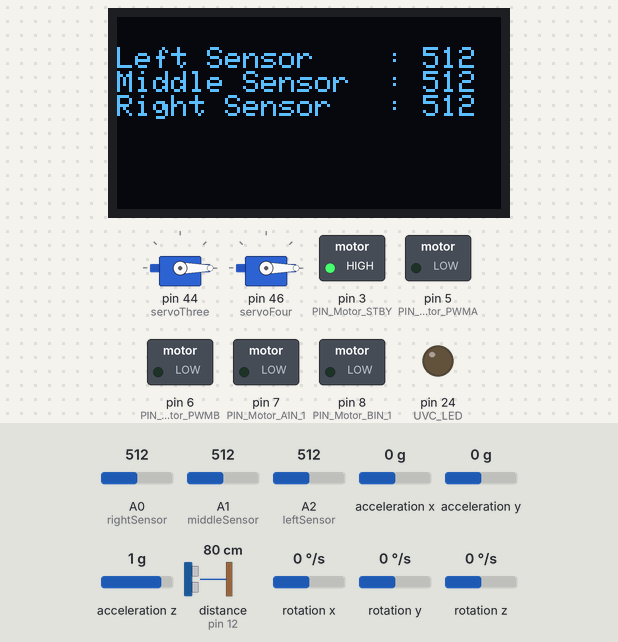
A sketch run on a simulated Arduino Mega 2560, built with avr-gcc and run on an emulated ATmega2560. Shown: 2 × servo, 128×64 one-colour display, switched loads named in the sketch (green lamp = pin HIGH), output pins drawn as LEDs (lit = HIGH). Wiring (inferred from the names in the program): ultrasonic range finder: trigger pin 13; echo pin 12. Inputs (shaded band) come from the test bench; at power-on: A0 (rightSensor) = 512, A1 (middleSensor) = 512, A2 (leftSensor) = 512, acceleration x 0 g, acceleration y 0 g, acceleration z 1 g, distance to the obstacle (sensor on pin 12) 80 cm, rotation x 0 °/s, rotation y 0 °/s, rotation z 0 °/s. The echo pulse lasts 58.3 µs per cm; pins used as bus, display or sensor lines are not drawn; what the sketch prints to the serial monitor is not drawn.

Above: at 1.7 s.
At 6.7 s:
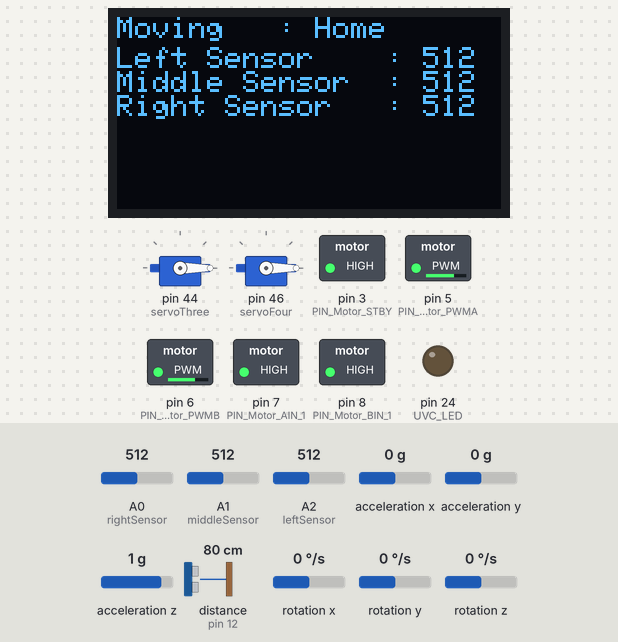
At 23.0 s:
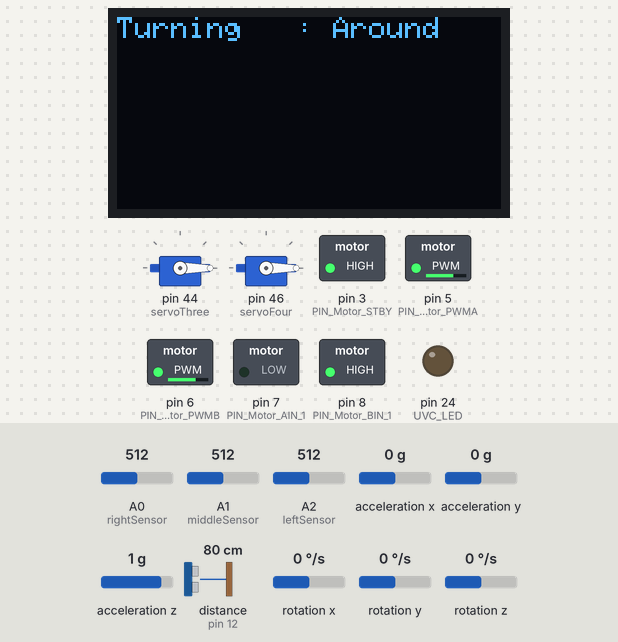
At 24.0 s:
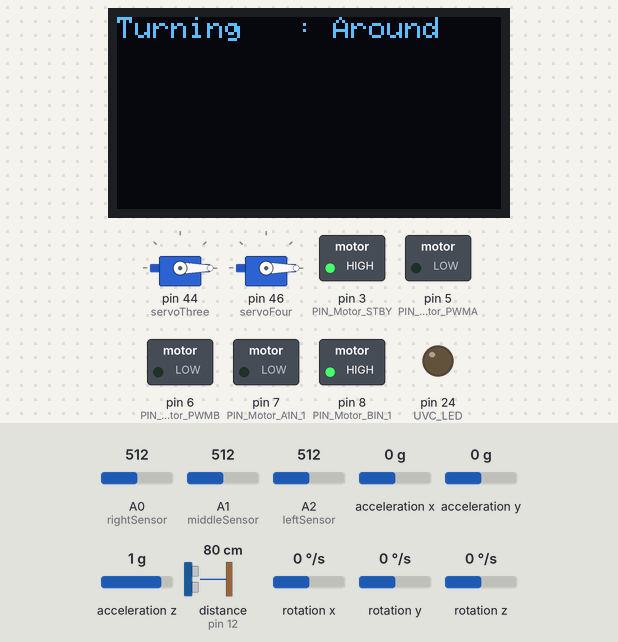
At 26.0 s:
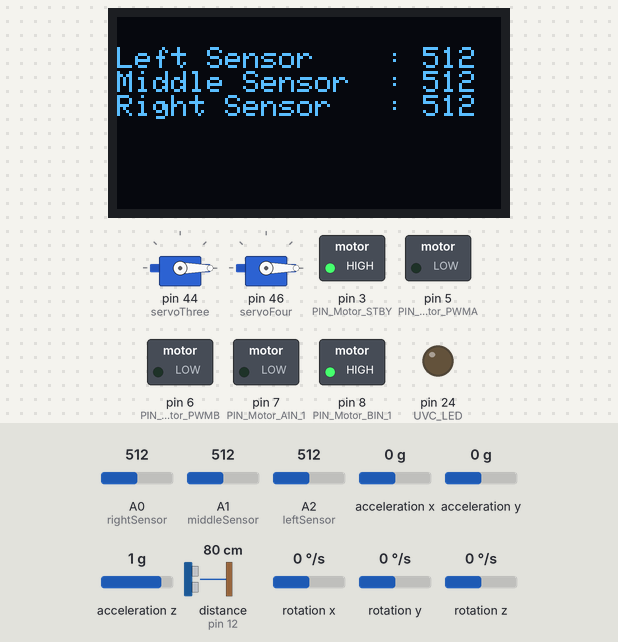
At 37.3 s:
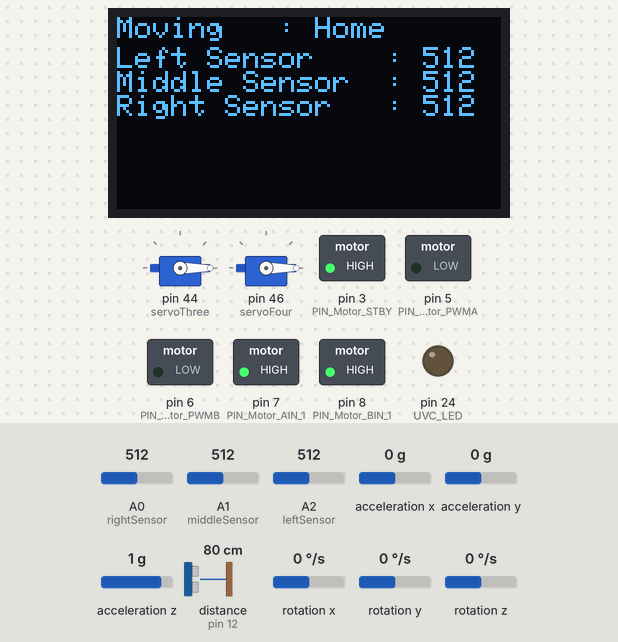
Timing chart, 0 to 38.8 s (numbered marks = the images above):
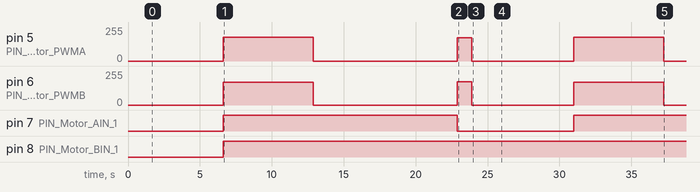

Measured:
- by itself, pin 7 (PIN_Motor_AIN_1): LOW → HIGH at 6.6 s, → LOW 16.3 s later, → HIGH 8.1 s later
- by itself, pin 8 (PIN_Motor_BIN_1): LOW → HIGH at 6.6 s
- by itself, pin 5 (PIN_Motor_PWMA): 0/255 → 178/255 at 6.6 s, → 0/255 6.3 s later, → 173/255 10.0 s later, → 0/255 1.0 s later, … (6 changes in this stretch)
- by itself, pin 6 (PIN_Motor_PWMB): 0/255 → 172/255 at 6.6 s, → 0/255 6.3 s later, → 176/255 10.0 s later, → 0/255 1.0 s later, … (6 changes in this stretch)
- what the display in image 0 shows lasts 5.0 s, from 1.6 s to 6.6 s
- what the display in image 1 shows lasts 16.3 s, from 6.6 s to 22.9 s
- what the display in image 2 shows lasts 3.1 s, from 22.9 s to 26.0 s

The sketch:

FSE_Sketch.ino
```cpp
//Servo Library
#include <Servo.h>
// SH1106 Library (OLED Screen) & Definitions
#include <SPI.h>
#include <Wire.h>
#include <Adafruit_GFX.h>
#include <Adafruit_SH1106.h>
//MPU6050
#include <MPU6050.h>
MPU6050 mpu;

#define OLED_RESET 23
Adafruit_SH1106 display(OLED_RESET);

#define NUMFLAKES 10
#define XPOS 0
#define YPOS 1
#define DELTAY 2

//LCD
#define LOGO16_GLCD_HEIGHT 16
#define LOGO16_GLCD_WIDTH  16

//UVC LED
#define UVC_LED 24

//UltraSonic
#define TRIG_PIN 13      // Trigger pin of HC-SR04
#define ECHO_PIN 12      // Echo pin of HC-SR04
#define MAX_DISTANCE 5.0  // Maximum distance to consider (in cm). Adjust as needed.

//LineTracker
#define rightSensor 54 //A0
#define middleSensor 55 //A1
#define leftSensor 56 //A2

//Servo Motor Variables
int servoThreePos = 0; //Lower rear Servo all the way left pans from 9 to 3 counter clockwise
int servoFourPos = 0; // Upper rear Servo all the way down pans from 9 to 3 counter clockwise
Servo servoThree;
Servo servoFour;
int servoThreeIncrement = 10;
int servoFourIncrement = 30;
bool run = true;
// Define motor pins

#define PIN_Voltage  57 // A3
#define PIN_Motor_PWMA 5
#define PIN_Motor_PWMB 6
#define PIN_Motor_BIN_1 8
#define PIN_Motor_AIN_1 7
#define PIN_Motor_STBY 3


// SH1106 OLED Screen Variables
static const unsigned char PROGMEM logo16_glcd_bmp[] =
{ B00000000, B11000000,
  B00000001, B11000000,
  B00000001, B11000000,
  B00000011, B11100000,
  B11110011, B11100000,
  B11111110, B11111000,
  B01111110, B11111111,
  B00110011, B10011111,
  B00011111, B11111100,
  B00001101, B01110000,
  B00011011, B10100000,
  B00111111, B11100000,
  B00111111, B11110000,
  B01111100, B11110000,
  B01110000, B01110000,
  B00000000, B00110000 };

#if (SH1106_LCDHEIGHT != 64)
#error("Height incorrect, please fix Adafruit_SH1106.h!");
#endif


/*  Pant Tilt UV-C LED Function
*   Controls the tilt and traverse angles
*   of servo motors 3 & 4. Motors traverse
*   at increments until they are both at 180.
*   At which point the loop ends.
*/

void printServoLEDPos() {
    display.clearDisplay();  // Clear the previous display
    Serial.println("PrintLEDPOS()");
    // Set the cursor to the current Y position
    display.setCursor(0, 10);

    // Print your data
    display.print("Servo Three: ");
    display.println(servoThreePos);
    display.print("Servo Four: ");
    display.println(servoFourPos);

    display.display(); // Update the display with new data
}
float readUltrasonicDistance() {
  Serial.println("readUltrasonicDistance()");
  digitalWrite(TRIG_PIN, LOW);
  delayMicroseconds(2);
  digitalWrite(TRIG_PIN, HIGH);
  delayMicroseconds(10);
  digitalWrite(TRIG_PIN, LOW);

  long duration = pulseIn(ECHO_PIN, HIGH);
  float distance = (duration * 0.0344) / 2.0;

  return distance;
}
bool movementDetected(float distance){
  Serial.println("movementDetected()");
  if (distance <= 5.0) {
    display.println(distance);
    ucv_LED_Shutdown();
    Serial.println("Movement Detected");
    return false;
  }
  return true;
}
void ucv_LED_Shutdown(){
  Serial.println("ucv_LED_Shutdown()");
    Serial.println("UV-C OFF");
    digitalWrite(UVC_LED, LOW);
    display.setCursor(0, 0);
    display.clearDisplay();
    display.println("UV-C OFF");
    delay(1000);
    display.setCursor(0, 0);
    display.clearDisplay();
    //Reset values of Servo Pos and return
    servoThreePos = 0;
    servoFourPos = 0;
    servoThree.write(servoThreePos);
    servoFour.write(servoFourPos);
}

void panTiltLED() {
    do {
    Serial.println("panTiltLEDloop()");
    float distance = readUltrasonicDistance();
    bool movement = movementDetected(distance);
    if (!movement){
      Serial.println("false");
      distance = readUltrasonicDistance();
      movementDetected(distance);
      break;
    }
    digitalWrite(UVC_LED, HIGH);
    servoThree.write(servoThreePos);
    printServoLEDPos();

    if(servoThreePos == 180 && servoFourPos == 180 ){
      //Clear Display and Turn LED OFF
      ucv_LED_Shutdown();
      Serial.println("Break");
      break;
    }
    //increment ServoFour
    if (servoThreePos == 180) {
      //Increment ServoFour 30 degrees
        servoFourPos += servoFourIncrement;
        if (servoFourPos >= 180) {
            servoFourPos = 180;
        }
        servoFour.write(servoFourPos);
    }
    //Increment Servo 3
    servoThreePos += servoThreeIncrement;
    if (servoThreePos == 0) {
      //Increment ServoFour 30 degrees
        servoFourPos += servoFourIncrement;
        if (servoFourPos >= 180) {
            servoFourPos = 180;
        }
        servoFour.write(servoFourPos);
    }
    // Bounds check for servoThree
    if (servoThreePos > 180) {
        servoThreePos = 170;
        servoThreeIncrement = -10;
    }
    else if (servoThreePos < 0){
        servoThreePos = 10;
        servoThreeIncrement = 10;
    }
    delay(500);
  } while (true);
}
//Function for MPU6050
void moveForward(int pause) {
  Serial.println("MoveForward()");
  display.setCursor(0, 0);
  display.println("Moving   : Forward");
  display.display();
  digitalWrite(PIN_Motor_AIN_1, HIGH);
  digitalWrite(PIN_Motor_BIN_1, HIGH);
  analogWrite(PIN_Motor_PWMA, 177);
  analogWrite(PIN_Motor_PWMB, 172);
  delay(pause);
  display.clearDisplay();
}

void moveHome(int pause) {
  display.setCursor(0, 0);
  display.println("Moving   : Home");
  display.display();
  digitalWrite(PIN_Motor_AIN_1, HIGH);
  digitalWrite(PIN_Motor_BIN_1, HIGH);
  analogWrite(PIN_Motor_PWMA, 178);
  analogWrite(PIN_Motor_PWMB, 172);
  delay(pause);
  display.clearDisplay();
}

void moveBackward() {
  display.setCursor(0, 0);
  display.println("Moving   : Backward");
  display.display();
  digitalWrite(PIN_Motor_AIN_1, LOW);
  digitalWrite(PIN_Motor_BIN_1, LOW);
  analogWrite(PIN_Motor_PWMA, 165);
  analogWrite(PIN_Motor_PWMB, 176);
  delay(500);
  display.clearDisplay();
}
void turnAround() {
  display.setCursor(0, 0);
  display.println("Turning   : Around");
  display.display();
  digitalWrite(PIN_Motor_AIN_1, LOW);
  digitalWrite(PIN_Motor_BIN_1, HIGH);
  analogWrite(PIN_Motor_PWMA, 173);
  analogWrite(PIN_Motor_PWMB, 176);
  delay(1010);
  display.clearDisplay();
}
void turnRight() {
  display.setCursor(0, 0);
  display.println("Turning   : Right");
  display.display();
  digitalWrite(PIN_Motor_AIN_1, LOW);
  digitalWrite(PIN_Motor_BIN_1, HIGH);
  analogWrite(PIN_Motor_PWMA, 175);
  analogWrite(PIN_Motor_PWMB, 173);
  delay(575);
  display.clearDisplay();
}
void turnLeft() {
  display.setCursor(0, 0);
  display.println("Turning   : Left");
  display.display();
  digitalWrite(PIN_Motor_AIN_1, HIGH);
  digitalWrite(PIN_Motor_BIN_1, LOW);
  analogWrite(PIN_Motor_PWMA, 170);
  analogWrite(PIN_Motor_PWMB, 175);
  delay(570);
  display.clearDisplay();
}

void enterRoom(){
  turnLeft();
  stopMotors();
  delay(1000);

  moveForward(1200);
  stopMotors();
  delay(1000);

  turnAround();
  stopMotors();
  delay(1000);
  panTiltLED();
}

void exitRoom(){
  moveForward(1200);
  stopMotors();
  delay(1000);

  turnLeft();
  stopMotors();
  delay(1000);
}

void lastRoom(){
  moveForward(1300);
  stopMotors();
  delay(1000);

  turnRight();
  stopMotors();
  delay(1000);
}

void returnToBase(){
  moveHome(6250);
  stopMotors();
  delay(10000);

  turnAround();
  stopMotors();
  delay(1000);
}
void halfRightForward() {
  digitalWrite(PIN_Motor_AIN_1, HIGH);
  digitalWrite(PIN_Motor_BIN_1, HIGH);
  analogWrite(PIN_Motor_PWMA, 170);
  analogWrite(PIN_Motor_PWMB, 150);
}

void halfRightBackward() {
  digitalWrite(PIN_Motor_AIN_1, LOW);
  digitalWrite(PIN_Motor_BIN_1, LOW);
  analogWrite(PIN_Motor_PWMA, 170);
  analogWrite(PIN_Motor_PWMB, 150);
}

void halfLeftForward() {
  digitalWrite(PIN_Motor_AIN_1, HIGH);
  digitalWrite(PIN_Motor_BIN_1, HIGH);
  analogWrite(PIN_Motor_PWMA, 150);
  analogWrite(PIN_Motor_PWMB, 176);
}

void halfLeftBackward() {
  digitalWrite(PIN_Motor_AIN_1, LOW);
  digitalWrite(PIN_Motor_BIN_1, LOW);
  analogWrite(PIN_Motor_PWMA, 150);
  analogWrite(PIN_Motor_PWMB, 176);
}
void stopMotors() {
  analogWrite(PIN_Motor_PWMA, 0);
  analogWrite(PIN_Motor_PWMB, 0);
}
bool obstacleDetected(){
  Serial.println("ObstacleDetected()");
  float distance = readUltrasonicDistance();
  if (distance <= MAX_DISTANCE) {
    Serial.println(distance);
    stopMotors();
    delay(1000);
    turnAround();
    delay(1500);
    stopMotors();  // Finally, stop the robot.
    return true;

  }
  return false;
}
void printSensorVal(int leftSensorValue, int middleSensorValue, int rightSensorValue){
  display.clearDisplay();  // Clear the previous display

  // Set the cursor to the current Y position
  display.setCursor(0, 10);
  display.print("Left Sensor    : ");
  display.println(leftSensorValue);
  display.print("Middle Sensor  : ");
  display.println(middleSensorValue);
  display.print("Right Sensor   : ");
  display.println(rightSensorValue);

  display.display(); // Update the display with new data
}

void motorLinetrackTest(){
  while(true){
    Serial.println("motorLineTrackTest()");
    unsigned long startTime = millis();  // Capture the start time

    obstacleDetected();
    if (millis() - startTime > 120000) {  // Check if 2 minutes have passed
      break;  // Exit the loop
    }

    int leftSensorValue = analogRead(leftSensor);
    int rightSensorValue = analogRead(rightSensor);
    int middleSensorValue = analogRead(middleSensor);

    printSensorVal(leftSensorValue, middleSensorValue, rightSensorValue);

    delay(5000);
    returnToBase();
    break;
    moveForward(1500);
    stopMotors();
    delay(500);

    enterRoom();

    exitRoom();

    moveForward(2400);
    stopMotors();
    delay(500);

    enterRoom();

    exitRoom();

    moveForward(2400);
    stopMotors();
    delay(500);

    enterRoom();

    lastRoom();

    returnToBase();
    break;
  }

}

//Gyro Function
void gyroCorrection(){
  while (true){
    int16_t gx, gy, gz;
  mpu.getRotation(&gx, &gy, &gz);
  unsigned long startTime = millis();  // Capture the start time
  if (millis() - startTime > 120000) {  // Check if 2 minutes have passed
            break;  // Exit the loop
        }
  else {
    //Motor Test
    motorLinetrackTest();
    break;
    }
  }
}

void reInitScreen(){
  display.clearDisplay();
  display.setTextColor(WHITE);
  display.setTextSize(1.8);
  display.setCursor(0, 0);
}

void setup() {

  Wire.begin();
  Serial.begin(9600);
  //MPU6050 init
  mpu.initialize();
  Serial.println(mpu.testConnection() ? "MPU6050 connection successful" : "MPU6050 connection failed");

  // Servo and Serial init
  servoThree.attach(44);
  servoThree.write(servoThreePos);
  servoFour.attach(46);
  servoFour.write(servoFourPos);

  //Display init
  display.begin(SH1106_SWITCHCAPVCC, 0x3C);  // initialize with the I2C addr 0x3D (for the 128x64)
  display.display(); //Splash Screen
  delay(500);
  display.clearDisplay();
  display.setTextColor(WHITE);
  display.setTextSize(1.8);
  display.setCursor(0, 0);

  //Pinmodes
  pinMode(UVC_LED, OUTPUT); //LED

  pinMode(PIN_Motor_PWMA, OUTPUT);//Track Motor
  pinMode(PIN_Motor_PWMB, OUTPUT);
  pinMode(PIN_Motor_BIN_1, OUTPUT);
  pinMode(PIN_Motor_AIN_1, OUTPUT);
  pinMode(PIN_Motor_STBY, OUTPUT);// Track Motor

  pinMode(TRIG_PIN, OUTPUT);//Ultrasonic
  pinMode(ECHO_PIN, INPUT);//Ultrasonic

  pinMode(leftSensor, INPUT);//LineTrack
  pinMode(rightSensor, INPUT);
  pinMode(middleSensor, INPUT);

  // Activate STBY mode
  digitalWrite(PIN_Motor_STBY, HIGH);
  Serial.println("Motor driver activated!");
}


void loop() {
  //Make sure LED is off in case of restart
  delay(1000);
  //Motor
  gyroCorrection();


  display.println("Reintitializing!");

  //printServoLEDPos();

}
```
